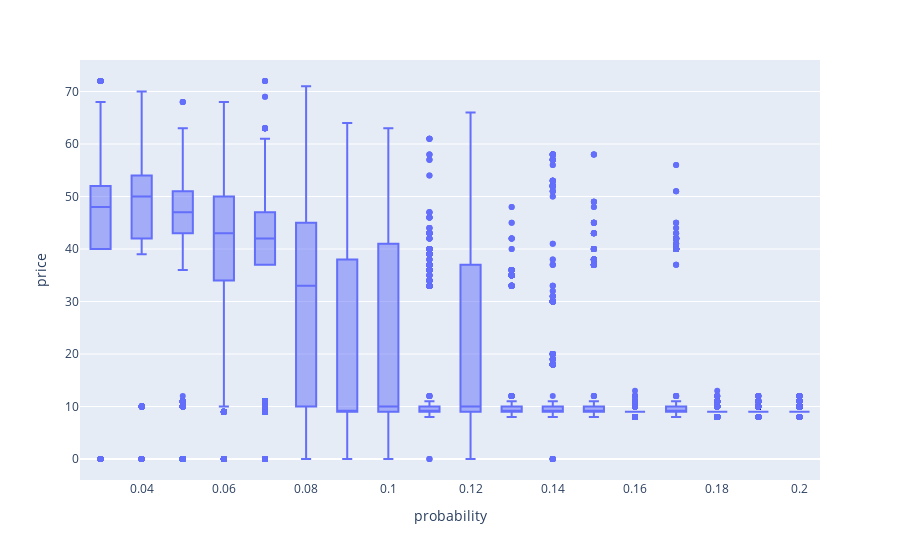

Notebook code for this chart:
### Code cell
fig = px.box(prices_dataframe, x="probability", y="price")
fig.show()

### Figure 1 — Plotly figure (JSON) as saved in the notebook; plotly's stock layout.template omitted (floating-point values rounded to 4 significant figures; data arrays with more than 128 entries replaced by an {"elided": "..."} marker saying what was removed)
{"data": [{"alignmentgroup": "True", "hovertemplate": "probability=%{x}<br>price=%{y}<extra></extra>", "legendgroup": "", "marker": {"color": "#636efa"}, "name": "", "notched": false, "offsetgroup": "", "orientation": "v", "showlegend": false, "type": "box", "x": {"elided": "36000 float values"}, "x0": " ", "xaxis": "x", "y": {"elided": "36000 int values"}, "y0": " ", "yaxis": "y"}], "layout": {"boxmode": "group", "legend": {"tracegroupgap": 0}, "margin": {"t": 60}, "xaxis": {"anchor": "y", "domain": [0, 1], "title": {"text": "probability"}}, "yaxis": {"anchor": "x", "domain": [0, 1], "title": {"text": "price"}}}}
